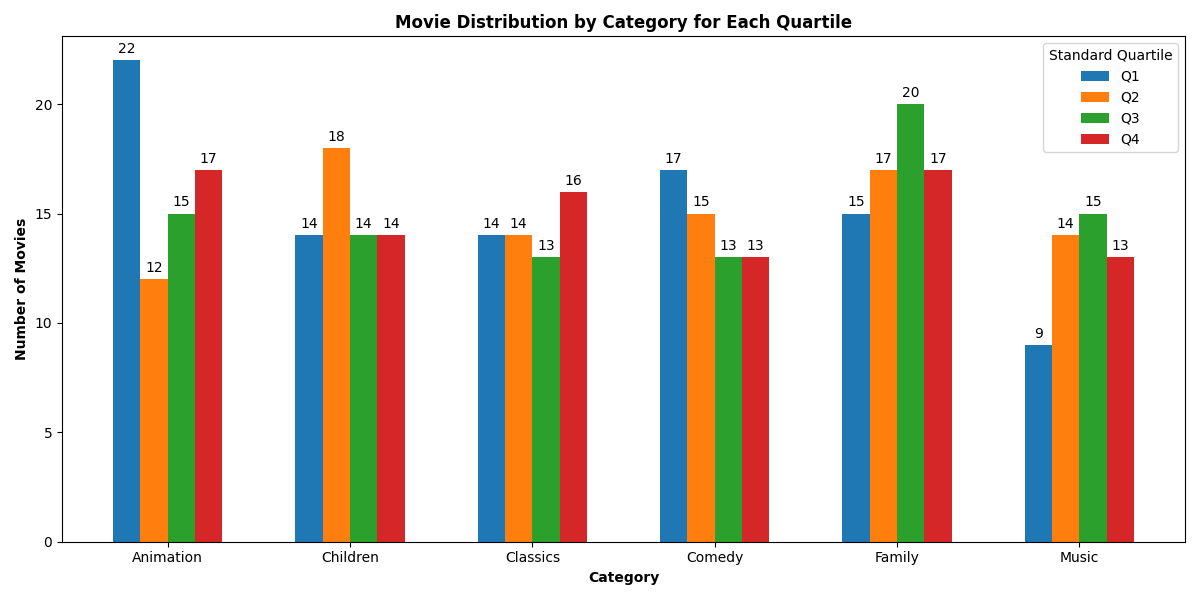

Generate this figure with Python:
import pandas as pd
import matplotlib.pyplot as plt
import numpy as np

# Read CSV file into a DataFrame
df = pd.read_csv("q_03.csv")

# Get unique standard quartiles and categories and sort categories alphabetically
standard_quartiles = sorted(df['standard_quartile'].unique())
categories = df['category_name'].unique()

# Create a dictionary to store movie counts for each standard quartile and category
data_dict = {standard_quartile: [] for standard_quartile in standard_quartiles}

# Group the data by standard quartile and category
for standard_quartile in standard_quartiles:
    for category in categories:
        subset = df[(df['standard_quartile'] == standard_quartile) & (df['category_name'] == category)]
        data_dict[standard_quartile].append(subset['count'].sum())

# Set up the figure
fig, ax = plt.subplots(figsize=(12, 6))

# Define the width of each bar and the positions for each group
width = 0.15
x = np.arange(len(categories))

# Create bars for each standard quartile
for i, standard_quartile in enumerate(standard_quartiles):
    bars = ax.bar(x + i * width, data_dict[standard_quartile], width=width, label=f'Q{standard_quartile}')
    
    # Add text labels on top of each bar
    for bar in bars:
        height = bar.get_height()
        ax.annotate('{}'.format(height),
                    xy=(bar.get_x() + bar.get_width() / 2, height),
                    xytext=(0, 3),  # 3 points vertical offset for the label
                    textcoords="offset points",
                    ha='center', va='bottom')

# Customize the plot
ax.set_xlabel("Category", fontsize=10, fontweight='bold')
ax.set_ylabel("Number of Movies", fontsize=10, fontweight='bold')
ax.set_title("Movie Distribution by Category for Each Quartile", fontsize=12, fontweight='bold')
ax.set_xticks(x + width * (len(standard_quartiles) - 1) / 2)
ax.set_xticklabels(categories)
ax.legend(title="Standard Quartile")

# Show the grouped bar chart
plt.tight_layout()
plt.show()
